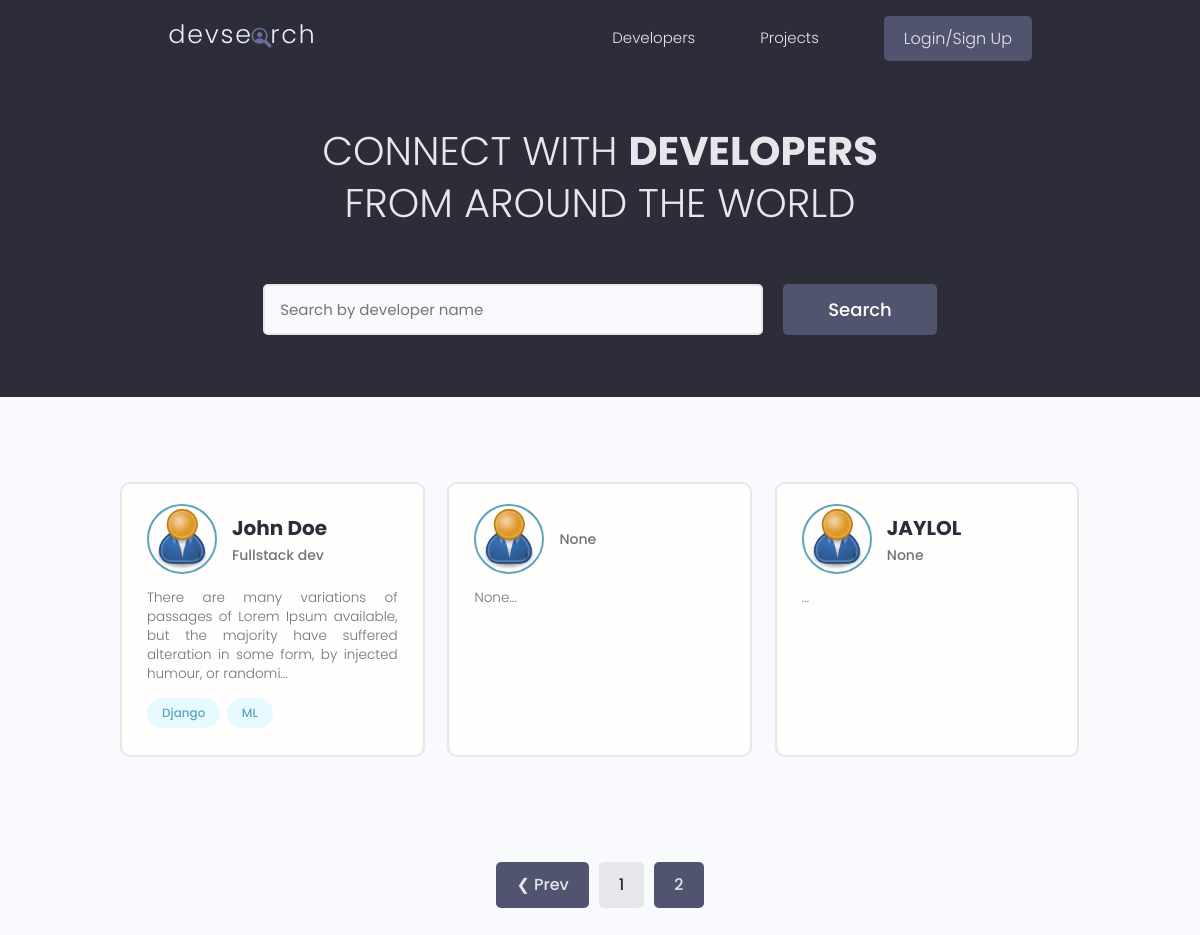
Page /?page=2 on the earlier database version.
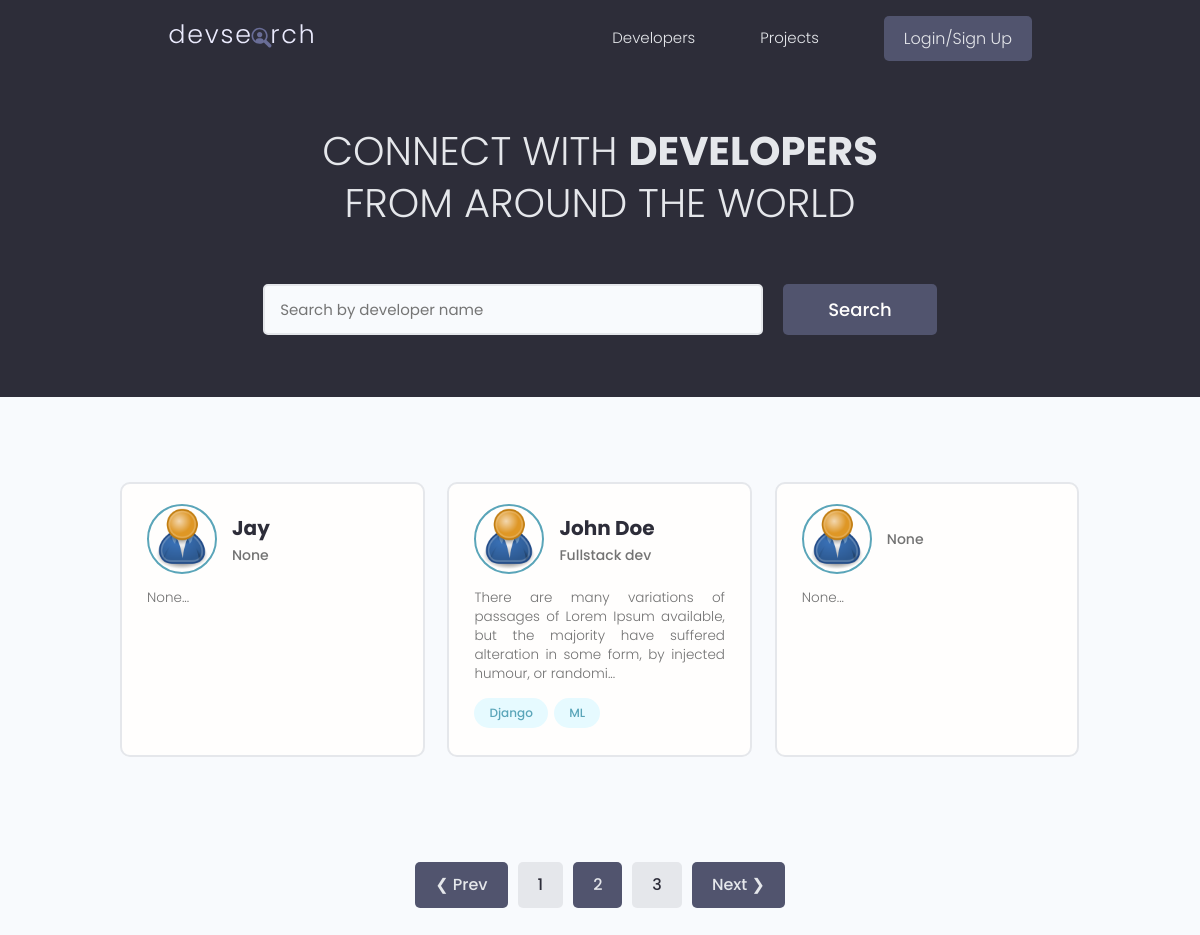
Same page on the later database version.
### users/models.py (models this page shows, shortened)
class Profile(models.Model):
    user = models.OneToOneField(User, null=True, blank=True, on_delete=models.CASCADE)
    username = models.CharField(max_length=50, null=True, blank=True)
    location = models.CharField(max_length=50, null=True, blank=True)
    name = models.CharField(max_length=200, null=True, blank=True)
    email = models.EmailField(max_length=200, null=True, blank=True)
    short_intro = models.CharField(max_length=200, null=True, blank=True)
    bio = models.TextField(null=True, blank=True)
    profile_pic = models.ImageField(null=True, blank=True, upload_to='profiles/', default='profiles/user-default.png')
    social_github = models.CharField(max_length=200, null=True, blank=True)
    social_twitter = models.CharField(max_length=200, null=True, blank=True)
    social_linkedin = models.CharField(max_length=200, null=True, blank=True)
    social_youtube = models.CharField(max_length=200, null=True, blank=True)
    social_website = models.CharField(max_length=200, null=True, blank=True)
    created = models.DateTimeField(auto_now_add=True)
    id = models.UUIDField(default=uuid.uuid4, primary_key=True, unique=True, editable=False)

class Skill(models.Model):
    owner = models.ForeignKey(Profile, on_delete=models.CASCADE, null=True, blank=True)
    name = models.CharField(max_length=200, null=True, blank=True)
    description = models.TextField(null=True, blank=True)
    created = models.DateTimeField(auto_now_add=True)
    id = models.UUIDField(default=uuid.uuid4, primary_key=True, unique=True, editable=False)

### users/views.py (the view)
# urls.py: path('', views.profiles, name="profiles"),
def profiles(request):
    search_query, profiles = searchProfiles(request)
    profiles, custom_range = paginateProfiles(request, profiles)
    context = {'profiles': profiles, 'search_query': search_query, 'custom_range': custom_range}
    return render(request, 'users/profiles.html', context)

### users/utilities.py (called while the page is built)
def searchProfiles(request):
    search_query = ''
    if request.GET.get('search_query'):
        search_query = request.GET.get('search_query')
    skills = Skill.objects.filter(name__icontains=search_query)
    profiles = Profile.objects.distinct().filter(
        Q(name__icontains=search_query) |
        Q(short_intro__icontains=search_query) |
        Q(skill__in=skills)
    )
    return search_query, profiles

def paginateProfiles(request, profiles):
    page = request.GET.get('page')
    results = 3
    paginator = Paginator(profiles, results)
    try:
        profiles = paginator.page(page)
    except PageNotAnInteger:
        page = 1
        profiles = paginator.page(page)
    except EmptyPage:
        page = paginator.num_pages
        profiles = paginator.page(page)
    leftIndex = int(page) - 4
    if leftIndex < 1:
        leftIndex = 1
    rightIndex = int(page) + 5
    if rightIndex > paginator.num_pages:
        rightIndex = paginator.num_pages + 1
    custom_range = range(leftIndex,rightIndex)
    return profiles, custom_range

### users/templates/users/profiles.html (shortened to what this page needs)
{% extends 'main.html' %}
{% block content %}
<main class="home">
    <section class="hero-section text-center">
      <div class="container container--narrow">
        <div class="hero-section__box">
          <h2>CONNECT WITH <span>DEVELOPERS</span></h2>
          <h2>FROM AROUND THE WORLD</h2>
        </div>
        <div class="hero-section__search">
          <form id="searchForm" class="form" action="" method="get">
            <div class="form__field">
              <input class="input input--text" id="formInput#search" type="text" name="search_query"
                placeholder="Search by developer name" value="{{search_query}}"/>
            </div>
            <input class="btn btn--sub btn--lg" type="submit" value="Search" />
          </form>
        </div>
      </div>
    </section>
    <section class="devlist">
      <div class="container">
        <div class="grid grid--three">
            {% for profile in profiles %}
          <div class="column card">
            <div class="dev">
              <a href="{% url 'user-profile' profile.id %}" class="card__body">
                <div class="dev__profile">
                  <img class="avatar avatar--md" src="{{profile.profile_pic.url}}" alt="image" />
                  <div class="dev__meta">
                    <h3>{{profile.name}}</h3>
                    <h5>{{profile.short_intro}}</h5>
                  </div>
                </div>
                <p class="dev__info">
                 {{profile.bio|slice:"150"}}...
                </p>
                <div class="dev__skills">
                    {% for skill in profile.skill_set.all|slice:"5" %}
                  <span class="tag tag--pill tag--main">
                    <small>{{skill.name}}</small>
                    </span>
                    {% endfor %}
                </div>
              </a>
            </div>
          </div>
          {% endfor %}
        </div>
      </div>
    </section>
    {% include 'pagination.html' with query_set=profiles custom_range=custom_range %}
  </main>
{% endblock %}

Differences in the rows shown:
no longer on this page (row unchanged): Profile: profile_pic (placeholder picture), name "JAYLOL", short_intro "None"
added Profile: profile_pic (placeholder picture), name "Jay", short_intro "None", bio "None"
Other differences:
new list line: "3"
text now shown: "Next ❯"
